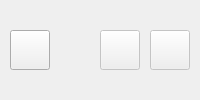
          <widget class="QWidget" name="history_buttons" native="true">
           <layout class="QHBoxLayout" name="layout_history_buttons">
            <property name="spacing">
             <number>10</number>
            </property>
            <property name="leftMargin">
             <number>10</number>
            </property>
            <property name="topMargin">
             <number>10</number>
            </property>
            <property name="rightMargin">
             <number>10</number>
            </property>
            <property name="bottomMargin">
             <number>10</number>
            </property>
            <item>
             <widget class="QPushButton" name="button_history_add">
              <property name="minimumSize">
               <size>
                <width>40</width>
                <height>40</height>
               </size>
              </property>
              <property name="maximumSize">
               <size>
                <width>40</width>
                <height>40</height>
               </size>
              </property>
              <property name="cursor">
               <cursorShape>PointingHandCursor</cursorShape>
              </property>
              <property name="text">
               <string/>
              </property>
              <property name="icon">
               <iconset>
                <normaloff>:/icons/add.svg</normaloff>:/icons/add.svg</iconset>
              </property>
              <property name="iconSize">
               <size>
                <width>20</width>
                <height>20</height>
               </size>
              </property>
              <property name="shortcut">
               <string>F12</string>
              </property>
              <property name="checkable">
               <bool>false</bool>
              </property>
             </widget>
            </item>
            <item>
             <spacer name="spacer_history_buttons">
              <property name="orientation">
               <enum>Qt::Orientation::Horizontal</enum>
              </property>
              <property name="sizeHint" stdset="0">
               <size>
                <width>40</width>
                <height>20</height>
               </size>
              </property>
             </spacer>
            </item>
            <item>
             <widget class="QPushButton" name="button_history_edit">
              <property name="enabled">
               <bool>false</bool>
              </property>
              <property name="minimumSize">
               <size>
                <width>40</width>
                <height>40</height>
               </size>
              </property>
              <property name="maximumSize">
               <size>
                <width>40</width>
                <height>40</height>
               </size>
              </property>
              <property name="cursor">
               <cursorShape>PointingHandCursor</cursorShape>
              </property>
              <property name="text">
               <string/>
              </property>
              <property name="icon">
               <iconset>
                <normaloff>:/icons/edit.svg</normaloff>:/icons/edit.svg</iconset>
              </property>
              <property name="iconSize">
               <size>
                <width>20</width>
                <height>20</height>
               </size>
              </property>
              <property name="shortcut">
               <string>F12</string>
              </property>
              <property name="checkable">
               <bool>false</bool>
              </property>
             </widget>
            </item>
            <item>
             <widget class="QPushButton" name="button_history_delete">
              <property name="enabled">
               <bool>false</bool>
              </property>
              <property name="minimumSize">
               <size>
                <width>40</width>
                <height>40</height>
               </size>
              </property>
              <property name="maximumSize">
               <size>
                <width>40</width>
                <height>40</height>
               </size>
              </property>
              <property name="cursor">
               <cursorShape>PointingHandCursor</cursorShape>
              </property>
              <property name="text">
               <string/>
              </property>
              <property name="icon">
               <iconset>
                <normaloff>:/icons/delete.svg</normaloff>:/icons/delete.svg</iconset>
              </property>
              <property name="iconSize">
               <size>
                <width>20</width>
                <height>20</height>
               </size>
              </property>
              <property name="shortcut">
               <string>F12</string>
              </property>
              <property name="checkable">
               <bool>false</bool>
              </property>
             </widget>
            </item>
           </layout>
          </widget>
